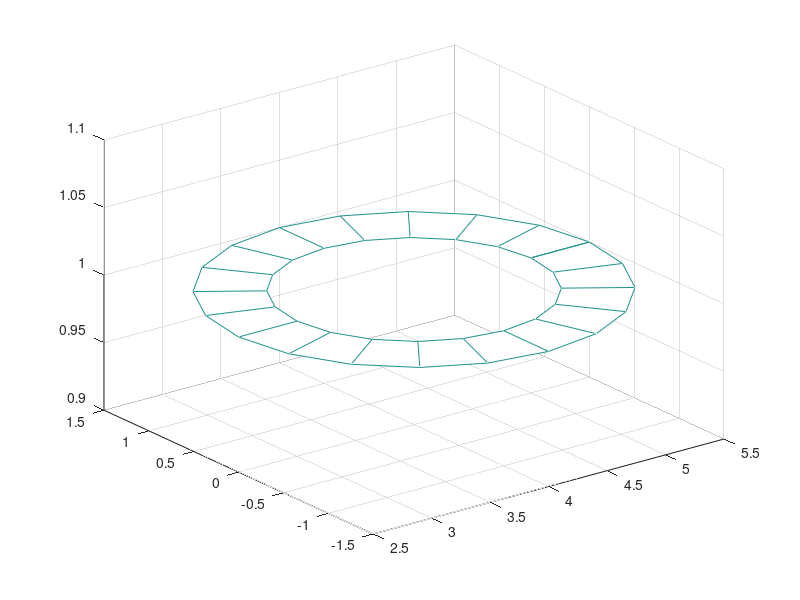

This chart was generated by the following MATLAB code:


Nr = 5;
Nth = 20;
Nc = 20;

Rci = 1;
t = 0.5;
Rs = 4;
Rco = Rci + t;

[theta1, theta2]  = meshgrid(linspace(0,2*pi,Nth+1),linspace(0,2*pi,Nc+1));

x=  (Rs + Rco * cos(theta2)).*cos(theta1);
y= (Rs + Rco * cos(theta2)).*sin(theta1);
z = Rco *sin(theta2);

% mesh(x,y,z);
% axis equal
% 
% figure

% [r,th] = meshgrid(linspace(Rci, Rco, Nr+1),linspace(0,2*pi, Nc+1));
% mesh(Rs+r.*cos(th), r.*sin(th),1.*ones(size(r)))


[r,th] = meshgrid(linspace(Rci, Rco, 2),linspace(0,2*pi, Nc+1));
mesh(Rs+r.*cos(th), r.*sin(th),1.*ones(size(r)));



X = Rs+r.*cos(th);
Z = r.*sin(th);

% X1 = X(:,1); Z1 = Y(:,1); Y1 = zeros(size(X(:,1)));
% X2 = X(:,2); Z2 = Y(:,2); Y2 = zeros(size(X(:,2)));
%polyarea(X2,Z2)-polyarea(X1,Z1)
answ = polyarea(X,Z);
answ(2)-answ(1)
pi*(1.5^2-1)

[r,th] = meshgrid(linspace(Rs-Rco,Rs+Rco, 2),linspace(0,2*pi, Nc+1));
X = r.*cos(th);
Z = r.*sin(th);

%X1 = X(:,1); Z1 = Y(:,1); Y1 = zeros(size(X(:,1)));
%X2 = X(:,2); Z2 = Y(:,2); Y2 = zeros(size(X(:,2)));

%polyarea(X2,Z2)-polyarea(X1,Z1)
answ = polyarea(X,Z);
answ(2)-answ(1)
pi*(5.5^2-2.5^2)
keyboard


% X = (Rs+r.*cos(th))*cos(2*pi/20);
% Y = (Rs+r.*cos(th))*sin(2*pi/20);
% Z = r.*sin(th);
% 
% X3 = X(:,1); Z3 = Y(:,1); Y3 = zeros(size(X(:,1)));
% X4 = X(:,2); Z4 = Y(:,2); Y4 = zeros(size(X(:,2)));
% 
keyboard
